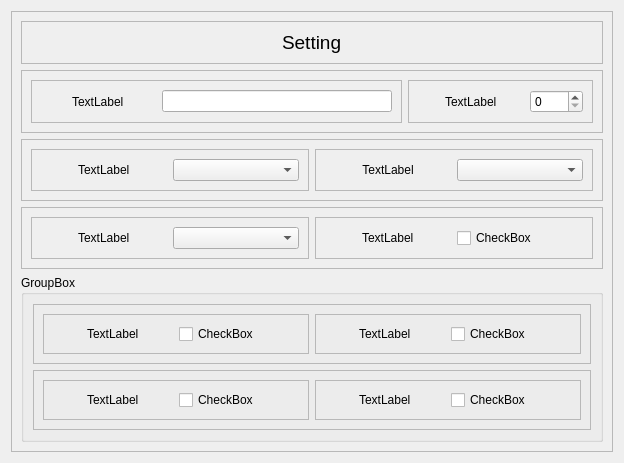
<?xml version="1.0" encoding="UTF-8"?>
<ui version="4.0">
 <class>Form</class>
 <widget class="QWidget" name="Form">
  <property name="geometry">
   <rect>
    <x>0</x>
    <y>0</y>
    <width>624</width>
    <height>459</height>
   </rect>
  </property>
  <property name="windowTitle">
   <string>Form</string>
  </property>
  <layout class="QGridLayout" name="gridLayout">
   <item row="1" column="0">
    <widget class="QFrame" name="MainFrame">
     <property name="frameShape">
      <enum>QFrame::StyledPanel</enum>
     </property>
     <property name="frameShadow">
      <enum>QFrame::Raised</enum>
     </property>
     <layout class="QVBoxLayout" name="verticalLayout_2" stretch="1,2,3,3,6">
      <item>
       <widget class="QFrame" name="SettingFrame">
        <property name="frameShape">
         <enum>QFrame::StyledPanel</enum>
        </property>
        <property name="frameShadow">
         <enum>QFrame::Raised</enum>
        </property>
        <layout class="QGridLayout" name="gridLayout_2">
         <item row="0" column="0" alignment="Qt::AlignHCenter">
          <widget class="QLabel" name="SettingLabel">
           <property name="font">
            <font>
             <pointsize>14</pointsize>
            </font>
           </property>
           <property name="text">
            <string>Setting</string>
           </property>
          </widget>
         </item>
        </layout>
       </widget>
      </item>
      <item>
       <widget class="QFrame" name="keywordLimitMainFrame">
        <property name="frameShape">
         <enum>QFrame::StyledPanel</enum>
        </property>
        <property name="frameShadow">
         <enum>QFrame::Raised</enum>
        </property>
        <layout class="QHBoxLayout" name="horizontalLayout_3" stretch="2,1">
         <item>
          <widget class="QFrame" name="KeyWordFrame">
           <property name="frameShape">
            <enum>QFrame::StyledPanel</enum>
           </property>
           <property name="frameShadow">
            <enum>QFrame::Raised</enum>
           </property>
           <layout class="QHBoxLayout" name="horizontalLayout_2" stretch="1,2">
            <item alignment="Qt::AlignHCenter">
             <widget class="QLabel" name="KeyWordLabel">
              <property name="text">
               <string>TextLabel</string>
              </property>
             </widget>
            </item>
            <item>
             <widget class="QLineEdit" name="KeyWordLineEdit"/>
            </item>
           </layout>
          </widget>
         </item>
         <item>
          <widget class="QFrame" name="LimitFrame">
           <property name="frameShape">
            <enum>QFrame::StyledPanel</enum>
           </property>
           <property name="frameShadow">
            <enum>QFrame::Raised</enum>
           </property>
           <layout class="QHBoxLayout" name="horizontalLayout" stretch="2,1">
            <item alignment="Qt::AlignHCenter">
             <widget class="QLabel" name="LimitLabel">
              <property name="text">
               <string>TextLabel</string>
              </property>
             </widget>
            </item>
            <item>
             <widget class="QSpinBox" name="LimitSpinbox">
              <property name="sizePolicy">
               <sizepolicy hsizetype="Preferred" vsizetype="Preferred">
                <horstretch>0</horstretch>
                <verstretch>0</verstretch>
               </sizepolicy>
              </property>
             </widget>
            </item>
           </layout>
          </widget>
         </item>
        </layout>
       </widget>
      </item>
      <item>
       <widget class="QFrame" name="CategorySubMainFrame">
        <property name="frameShape">
         <enum>QFrame::StyledPanel</enum>
        </property>
        <property name="frameShadow">
         <enum>QFrame::Raised</enum>
        </property>
        <layout class="QHBoxLayout" name="horizontalLayout_6">
         <item>
          <widget class="QFrame" name="CategoryFrame">
           <property name="frameShape">
            <enum>QFrame::StyledPanel</enum>
           </property>
           <property name="frameShadow">
            <enum>QFrame::Raised</enum>
           </property>
           <layout class="QHBoxLayout" name="horizontalLayout_4">
            <item alignment="Qt::AlignHCenter">
             <widget class="QLabel" name="CategoryLabel_2">
              <property name="text">
               <string>TextLabel</string>
              </property>
             </widget>
            </item>
            <item>
             <widget class="QComboBox" name="CategoryCombobox"/>
            </item>
           </layout>
          </widget>
         </item>
         <item>
          <widget class="QFrame" name="SubCategoryFrame">
           <property name="frameShape">
            <enum>QFrame::StyledPanel</enum>
           </property>
           <property name="frameShadow">
            <enum>QFrame::Raised</enum>
           </property>
           <layout class="QHBoxLayout" name="horizontalLayout_5">
            <item>
             <widget class="QLabel" name="SubCategoryLabel">
              <property name="text">
               <string>TextLabel</string>
              </property>
              <property name="alignment">
               <set>Qt::AlignCenter</set>
              </property>
             </widget>
            </item>
            <item>
             <widget class="QComboBox" name="SubCategoryCombobox"/>
            </item>
           </layout>
          </widget>
         </item>
        </layout>
       </widget>
      </item>
      <item>
       <widget class="QFrame" name="CityCommentMainFrame">
        <property name="frameShape">
         <enum>QFrame::StyledPanel</enum>
        </property>
        <property name="frameShadow">
         <enum>QFrame::Raised</enum>
        </property>
        <layout class="QHBoxLayout" name="horizontalLayout_9">
         <item>
          <widget class="QFrame" name="CityFrame">
           <property name="frameShape">
            <enum>QFrame::StyledPanel</enum>
           </property>
           <property name="frameShadow">
            <enum>QFrame::Raised</enum>
           </property>
           <layout class="QHBoxLayout" name="horizontalLayout_7">
            <item alignment="Qt::AlignHCenter">
             <widget class="QLabel" name="CityLabel">
              <property name="text">
               <string>TextLabel</string>
              </property>
             </widget>
            </item>
            <item>
             <widget class="QComboBox" name="CityCombobox"/>
            </item>
           </layout>
          </widget>
         </item>
         <item>
          <widget class="QFrame" name="CommentsFrame">
           <property name="frameShape">
            <enum>QFrame::StyledPanel</enum>
           </property>
           <property name="frameShadow">
            <enum>QFrame::Raised</enum>
           </property>
           <layout class="QHBoxLayout" name="horizontalLayout_8">
            <item alignment="Qt::AlignHCenter">
             <widget class="QLabel" name="CommentsLabel">
              <property name="text">
               <string>TextLabel</string>
              </property>
             </widget>
            </item>
            <item>
             <widget class="QCheckBox" name="CommentsToggle">
              <property name="text">
               <string>CheckBox</string>
              </property>
             </widget>
            </item>
           </layout>
          </widget>
         </item>
        </layout>
       </widget>
      </item>
      <item>
       <widget class="QGroupBox" name="ExportGroupBox">
        <property name="title">
         <string>GroupBox</string>
        </property>
        <layout class="QVBoxLayout" name="verticalLayout">
         <item>
          <widget class="QFrame" name="UserPhoneMainFrame">
           <property name="frameShape">
            <enum>QFrame::StyledPanel</enum>
           </property>
           <property name="frameShadow">
            <enum>QFrame::Raised</enum>
           </property>
           <layout class="QHBoxLayout" name="horizontalLayout_15">
            <item>
             <widget class="QFrame" name="UserNameFrame">
              <property name="frameShape">
               <enum>QFrame::StyledPanel</enum>
              </property>
              <property name="frameShadow">
               <enum>QFrame::Raised</enum>
              </property>
              <layout class="QHBoxLayout" name="horizontalLayout_10">
               <item alignment="Qt::AlignHCenter">
                <widget class="QLabel" name="UserNameLabel">
                 <property name="text">
                  <string>TextLabel</string>
                 </property>
                </widget>
               </item>
               <item>
                <widget class="QCheckBox" name="UserNameToggle">
                 <property name="text">
                  <string>CheckBox</string>
                 </property>
                </widget>
               </item>
              </layout>
             </widget>
            </item>
            <item>
             <widget class="QFrame" name="PhoneNumberFrame">
              <property name="frameShape">
               <enum>QFrame::StyledPanel</enum>
              </property>
              <property name="frameShadow">
               <enum>QFrame::Raised</enum>
              </property>
              <layout class="QHBoxLayout" name="horizontalLayout_11">
               <item alignment="Qt::AlignHCenter">
                <widget class="QLabel" name="PhoneNumberLabel">
                 <property name="text">
                  <string>TextLabel</string>
                 </property>
                </widget>
               </item>
               <item>
                <widget class="QCheckBox" name="PhoneNumberToggle">
                 <property name="text">
                  <string>CheckBox</string>
                 </property>
                </widget>
               </item>
              </layout>
             </widget>
            </item>
           </layout>
          </widget>
         </item>
         <item>
          <widget class="QFrame" name="TitleLastMainFrame">
           <property name="frameShape">
            <enum>QFrame::StyledPanel</enum>
           </property>
           <property name="frameShadow">
            <enum>QFrame::Raised</enum>
           </property>
           <layout class="QHBoxLayout" name="horizontalLayout_14">
            <item>
             <widget class="QFrame" name="TitleFrame">
              <property name="frameShape">
               <enum>QFrame::StyledPanel</enum>
              </property>
              <property name="frameShadow">
               <enum>QFrame::Raised</enum>
              </property>
              <layout class="QHBoxLayout" name="horizontalLayout_12">
               <item alignment="Qt::AlignHCenter">
                <widget class="QLabel" name="TitleLabel">
                 <property name="text">
                  <string>TextLabel</string>
                 </property>
                </widget>
               </item>
               <item>
                <widget class="QCheckBox" name="TitleToggle">
                 <property name="text">
                  <string>CheckBox</string>
                 </property>
                </widget>
               </item>
              </layout>
             </widget>
            </item>
            <item>
             <widget class="QFrame" name="LastSeenFrame">
              <property name="frameShape">
               <enum>QFrame::StyledPanel</enum>
              </property>
              <property name="frameShadow">
               <enum>QFrame::Raised</enum>
              </property>
              <layout class="QHBoxLayout" name="horizontalLayout_13">
               <item alignment="Qt::AlignHCenter">
                <widget class="QLabel" name="LastSeenLabel">
                 <property name="text">
                  <string>TextLabel</string>
                 </property>
                </widget>
               </item>
               <item>
                <widget class="QCheckBox" name="LastSeenToggle">
                 <property name="text">
                  <string>CheckBox</string>
                 </property>
                </widget>
               </item>
              </layout>
             </widget>
            </item>
           </layout>
          </widget>
         </item>
        </layout>
       </widget>
      </item>
     </layout>
    </widget>
   </item>
  </layout>
 </widget>
 <resources/>
 <connections/>
</ui>
